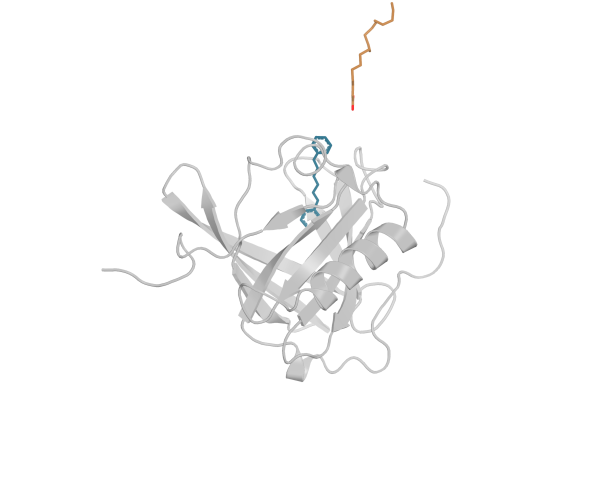
#> input picture DPH_FA_LPGDS_WT_MD/figures/structure_views/initial.png, 1200 x 1000 px, given in place of initial.png.png, which was not available (shown at 1/2 size)
$ python -i finish_presentation.py   (imports and definitions only)
#> lines starting #> are read from the running program, lines starting #| are printed output that depends on the picture
from pathlib import Path
import csv,json,sys
import numpy as np
import matplotlib
# [1 line not run here, left out]
import matplotlib.pyplot as plt
from PIL import Image,ImageDraw
R=Path(__file__).resolve().parents[1];P=R.parent;F=R/'figures';A=R/'analysis'
# [1 line not run here, left out]
# [1 line that did not run here, left out]
def save(fig,n):
 for ext in ['png','pdf','svg']:fig.savefig(F/(n+'.'+ext),dpi=400,bbox_inches='tight',facecolor='white')
 plt.close(fig)
f,a=plt.subplots(2,1,figsize=(7.2,5),layout='constrained');tt=np.arange(100)*.05+.025
# [5 lines not run here, left out]
# Remove white margins using one common crop for chronological views; no coordinate changes.
paths=[F/'structure_views'/f'{n}.png' for n in ['initial','production_0ns','production_2_5ns','production_5ns','selected_contact']]
bounds=[]
# [2 lines not run here, left out]
# [1 line that did not run here, left out]
def molecular_image(name):
#> called with name = '../figures/structure_views/initial.png'
 im=Image.open(F/'structure_views'/f'{name}.png').convert('RGB')
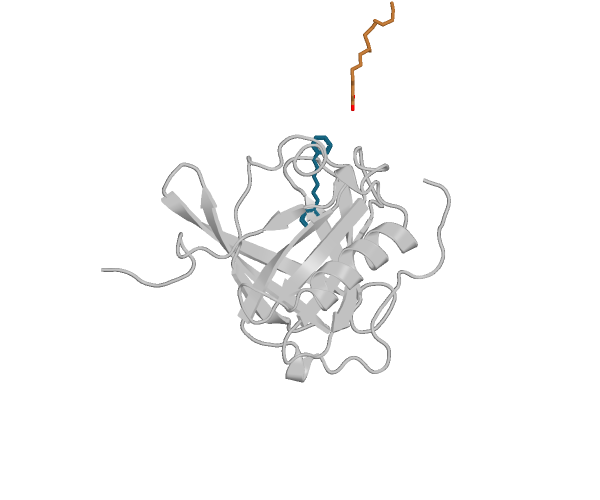
#> im: PIL image 1200x1000 RGB (shown at 1/2 size); mean R, G, B 249, 249, 248.9
#> (the run stopped early here; a loop or call above may not have finished)

$ run again, on DPH_FA_LPGDS_WT_MD/figures/structure_views/selected_contact_closeup.png
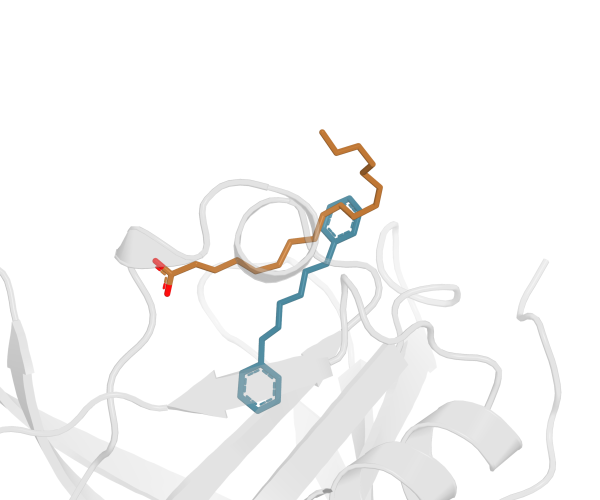
#> input picture DPH_FA_LPGDS_WT_MD/figures/structure_views/selected_contact_closeup.png, 1200 x 1000 px, given in place of selected_contact_closeup.png.png, which was not available (shown at 1/2 size)
#> in molecular_image, `im=Image.open(F/'structure_views'/f'{name}.png').convert('RGB')`:
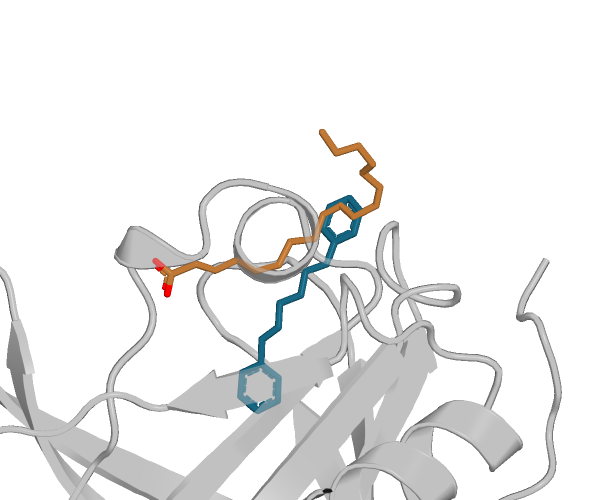
#> im: PIL image 1200x1000 RGB (shown at 1/2 size); mean R, G, B 237.8, 237.7, 237.4
